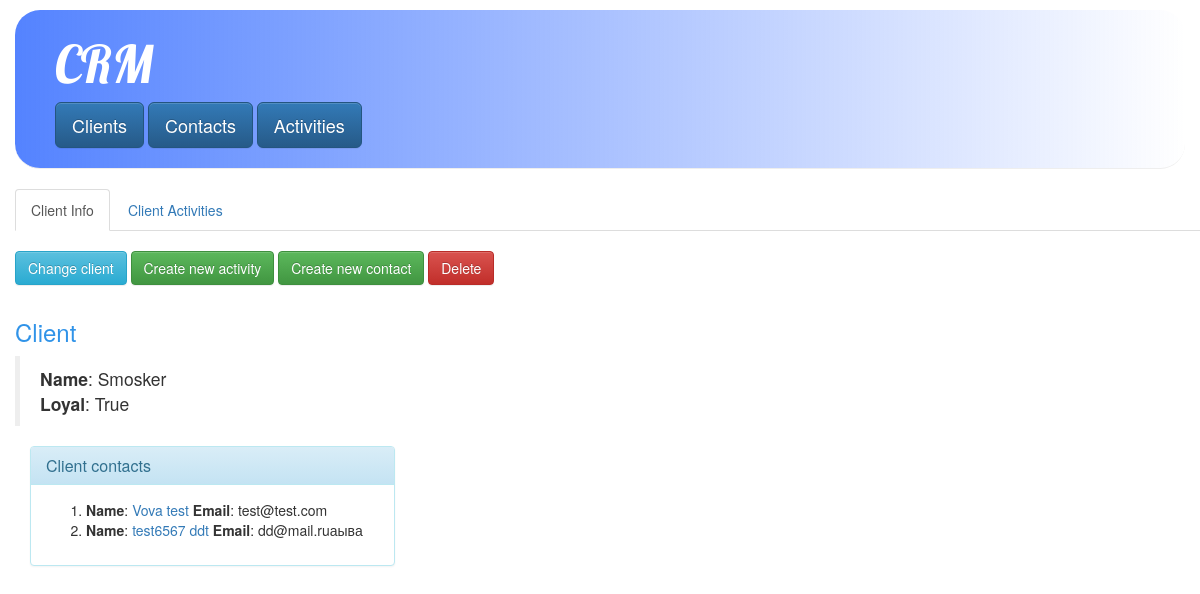
/crm/clients/1/, run on an earlier commit of the app's database.
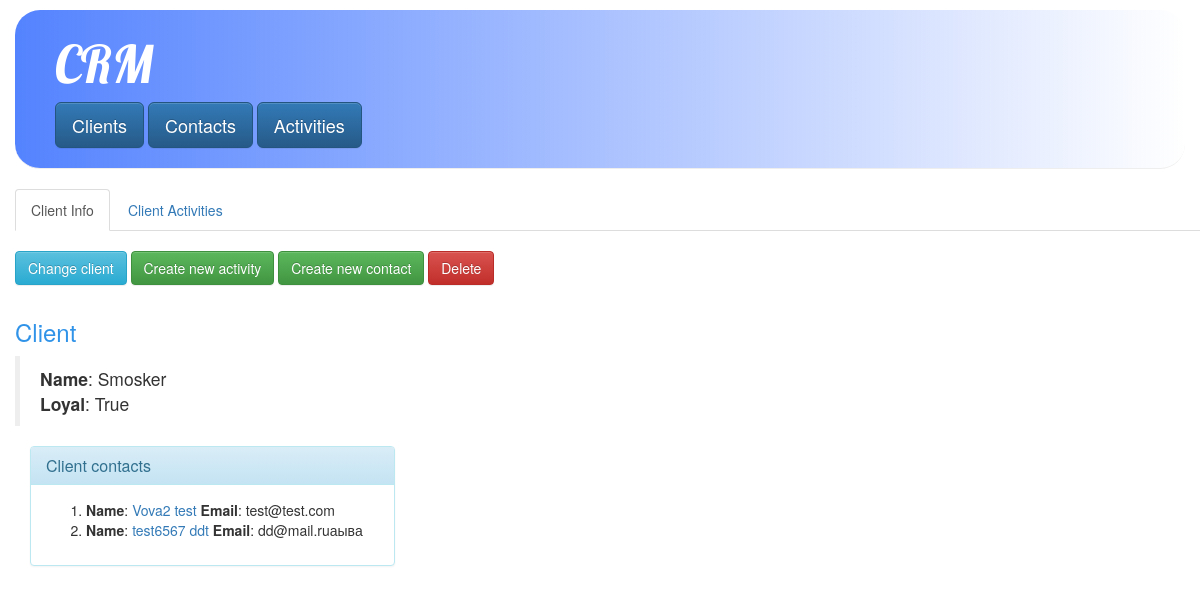
And on a later commit of the database.
### crm/models.py (models this page shows, shortened)
class Contact(models.Model):
    first_name = models.CharField(max_length=200)
    last_name = models.CharField(max_length=200)
    email = models.EmailField()
    phone = models.IntegerField()
    client = models.ForeignKey(Client, on_delete=models.SET_NULL,null=True,blank=True)
    active = models.BooleanField(default=True)
    def full_name(self):
        return u'{} {}'.format(self.first_name,self.last_name)

### crm/views.py (the view)
# urls.py: url(r'^clients/(?P<pk>[0-9]+)/$', views.DistinctClient.as_view(), name='client'),
class DistinctClient(Distinct):
    form_class = ClientCreation
    model = Client
    template_name = 'crm/client_detail.html'
    all_template = 'clients'
    distinct_template = 'client'

### crm/forms.py
class ClientCreation(forms.ModelForm):
    class Meta:
        model = Client
        fields = ('name','loyal')

### crm/models.py (called while the page is built)
    def str_with_html(self):
        return u'<b>Name</b>: {}\n<b>Loyal</b>: {}'.format(self.name, self.loyal)

### crm/templates/crm/client_detail.html (shortened to what this page needs)
{% extends 'crm/base.html' %}
{% block content %}
{% load bootstrap %}
<ul class="nav nav-tabs">
  <li class="active"><a data-toggle="tab" href="#menu1">Client Info</a></li>
  <li><a data-toggle="tab" href="#menu2">Client Activities</a></li>
</ul>
<div class="tab-content">
  <div id="menu1" class="tab-pane active">
    <br>
    <button class="btn btn-s btn-info" data-toggle="collapse" data-target="#hide-me">Change client</button>
    <a href="{% url 'crm:new_activity'%}" class="btn btn-s btn-success">{{ "Create new activity" }}</a>
    <a href="{% url 'crm:new_contact'%}" class="btn btn-s btn-success">{{ "Create new contact" }}</a>
    <form  method="post">
      <input type="submit" value="Delete" class="btn btn-s btn-danger" onclick="return confirm('Are you sure?')"/>
    </form>
    <h3>Client</h3>
      <blockquote>
        {{client.str_with_html|safe|linebreaks}}
      </blockquote>
    {% if client.contact_set.all %}
    <div class="col-sm-4">
      <div class="panel panel-info">
        <div class="panel-heading">
          <h3 class="panel-title">Client contacts</h3>
        </div>
        <div class="panel-body">
          <ol>
            {% for contact in client.contact_set.all %}
            <li><b>Name</b>: <a href="{% url 'crm:contact' contact.id%}">{{ contact.full_name}}</a> <b>Email</b>: {{contact.email}}</li>
            {% endfor %}
          </ol>
          {% endif %}
        </div>
      </div>
    </div>
  </div>
    </div>
{% endblock content %}

What changed in the data, as far as the page shows it:
changed Contact "test@test.com": full_name "Vova test" → "Vova2 test"
